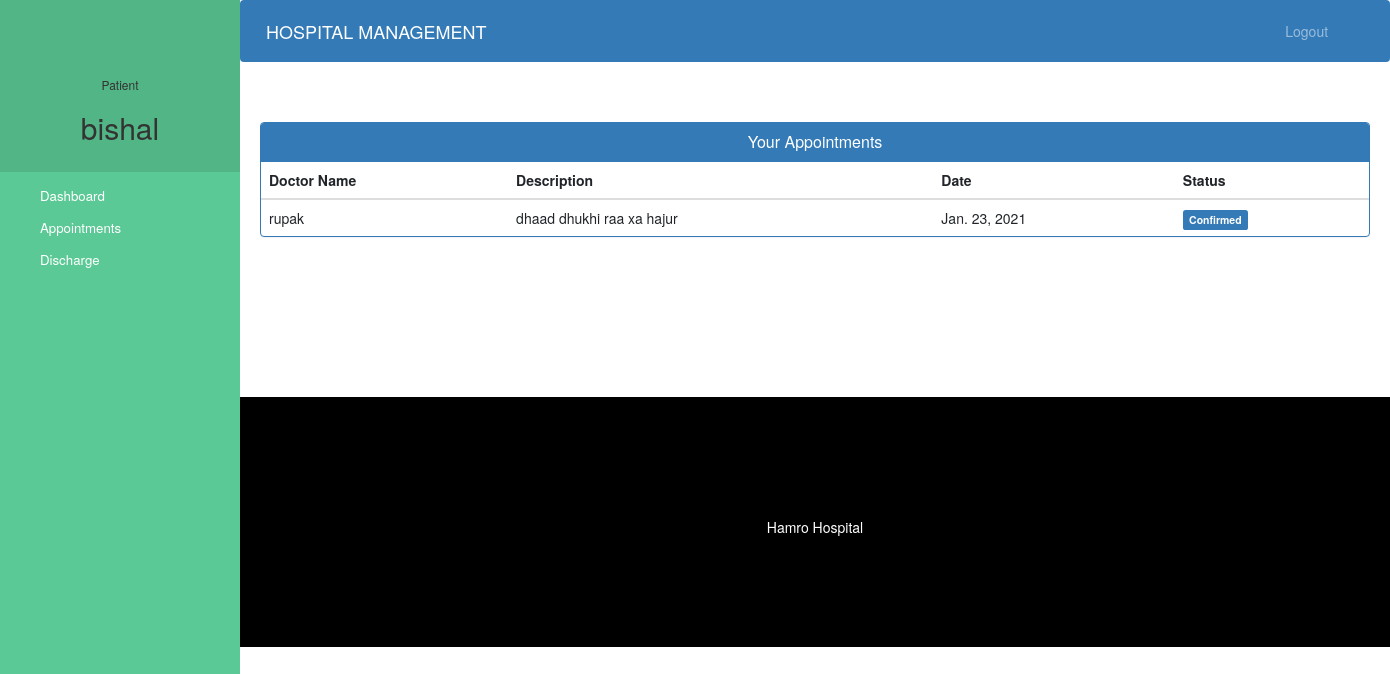
Page /patient-view-appointment (signed in) on the committed database.
### hospital/models.py (models this page shows)
class Appointment(models.Model):
    patientId=models.PositiveIntegerField(null=True)
    doctorId=models.PositiveIntegerField(null=True)
    patientName=models.CharField(max_length=40,null=True)
    doctorName=models.CharField(max_length=40,null=True)
    appointmentDate=models.DateField(auto_now=True)
    description=models.TextField(max_length=500)
    status=models.BooleanField(default=False)

### hospital/views.py (the view)
# urls.py: path('patient-view-appointment', views.patient_view_appointment_view,name='patient-view-appointment'),
@login_required(login_url='patientlogin')
@user_passes_test(is_patient)
def patient_view_appointment_view(request):
    patient=models.Patient.objects.get(user_id=request.user.id)
    appointments=models.Appointment.objects.all().filter(patientId=request.user.id)
    return render(request,'hospital/patient_view_appointment.html',{'appointments':appointments,'patient':patient})

### hospital/views.py (called while the page is built)
def is_patient(user):
    return user.groups.filter(name='PATIENT').exists()

### templates/hospital/patient_view_appointment.html (shortened to what this page needs)
{% extends 'hospital/patient_base.html' %}
{% block content %}
<head>
  <link href="//netdna.bootstrapcdn.com/bootstrap/3.0.0/css/bootstrap.min.css" rel="stylesheet" id="bootstrap-css">
</head>
<div class="container">
  <div class="panel panel-primary">
    <div class="panel-heading">
      <h6 class="panel-title">Your Appointments</h6>
    </div>
    <table class="table table-hover" id="dev-table">
      <thead>
        <tr>
          <th>Doctor Name</th>
          <th>Description</th>
          <th>Date</th>
          <th>Status</th>
        </tr>
      </thead>
      {% for a in appointments %}
      <tr>
        <td> {{a.doctorName}}</td>
        <td>{{a.description}}</td>
        <td>{{a.appointmentDate}}</td>
        {%if a.status%}
        <td> <span class="label label-primary">Confirmed</span></td>
        {% else %}
        <td> <span class="label label-success">Pending</span></td>
        {% endif %}
      </tr>
      {% endfor %}
    </table>
  </div>
</div>
{% endblock content %}

### templates/hospital/patient_base.html (shortened to what this page needs)
<!DOCTYPE html>
{% load static %}
<html lang="en">
<head>
  <link rel="stylesheet" href="https://stackpath.bootstrapcdn.com/bootstrap/4.3.1/css/bootstrap.min.css">
  <link rel="stylesheet" href="https://maxcdn.bootstrapcdn.com/font-awesome/4.7.0/css/font-awesome.min.css">
</head>
<body>
  <nav class="menu" tabindex="0">
    <header class="avatar">
      <br><br>
      <h6>Patient</h6>
      <h2>{{request.user.first_name}}</h2>
    </header>
    <ul>
      <li tabindex="0" class="icon-dashboard"> <a style="color:white; text-decoration:none;" href="/patient-dashboard"><span>Dashboard</span></a> </li>
      <li tabindex="0" class="icon-calendar"> <a style="color:white; text-decoration:none;" href="/patient-appointment"><span>Appointments</span></a></li>
      <li tabindex="0" class="icon-users"> <a style="color:white; text-decoration:none;" href="/patient-discharge"><span>Discharge</span></a></li>
    </ul>
  </nav>
  <main>
    <div class="bs-example">
      <nav class="navbar navbar-expand-md  navbar-dark fixed-top" style="background:#337AB7;">
        <a href="/patient-dashboard" class="navbar-brand">HOSPITAL MANAGEMENT</a>
        <div class="collapse navbar-collapse justify-content-between" id="navbarCollapse">
          <div class="navbar-nav" style=" margin-left: 90%;">
            <a href="/logout" class="nav-item nav-link">Logout</a>
          </div>
        </div>
      </nav>
    </div>
    <br><br>
    {% block content %}
    {% endblock content %}
    <br><br><br><br><br><br><br>
    <footer>
      <br>
      <div class="container">
        <div class="row">
          <div class="col-md-12 col-sm-12">
            <div style="color:#ffffff;" class="wow fadeInUp footer-copyright">
              <p>Hamro Hospital<br>
                </p>
            </div>
          </div>
        </div>
      </div>
    </footer>
  </main>
</body>
</html>

### templates/hospital/patient_base.html (style rules this page uses)
a:link { text-decoration: none; }
a { color: white; }
footer { padding: 0px 0px 0px 0px; background-color: black; margin: 0px; }
p { text-align: center; }
body { padding-left: 240px; }
main { position: relative; height: 100vh; }
.menu { background: #5bc995; height: 100vh; width: 240px; position: fixed; top: 0px; left: 0; z-index: 5; outline: none; }
.menu .avatar { background: rgba(0, 0, 0, 0.1); padding: 2em 0.5em; text-align: center; }
.menu .avatar h2 { font-weight: normal; margin-bottom: 0; }
.menu ul { list-style: none; padding: 0.5em 0; margin: 0; }
.menu ul li { padding: 0.5em 1em 0.5em 3em; font-size: 0.95em; font-weight: regular; background-repeat: no-repeat; background-position: left 15px center; background-size: auto 20px; transition: all 0.15s linear; cursor: pointer; }
.menu ul li.icon-dashboard { background-image: url("http://www.entypo.com/images//gauge.svg"); }
.menu ul li.icon-users { background-image: url("http://www.entypo.com/images//users.svg"); }
.menu ul li.icon-calendar { background-image: url("http://www.entypo.com/images//calendar.svg"); }

### templates/hospital/patient_view_appointment.html (style rules this page uses)
a:link { text-decoration: none; }
h6 { text-align: center; }
.row { margin: 100px; }

### rows in the picture
Appointment: doctorName "rupak", description "dhaad dhukhi raa xa hajur", appointmentDate "Jan. 23, 2021", status "Confirmed"

### other values in the picture
{{ request.user.first_name }} "bishal"
